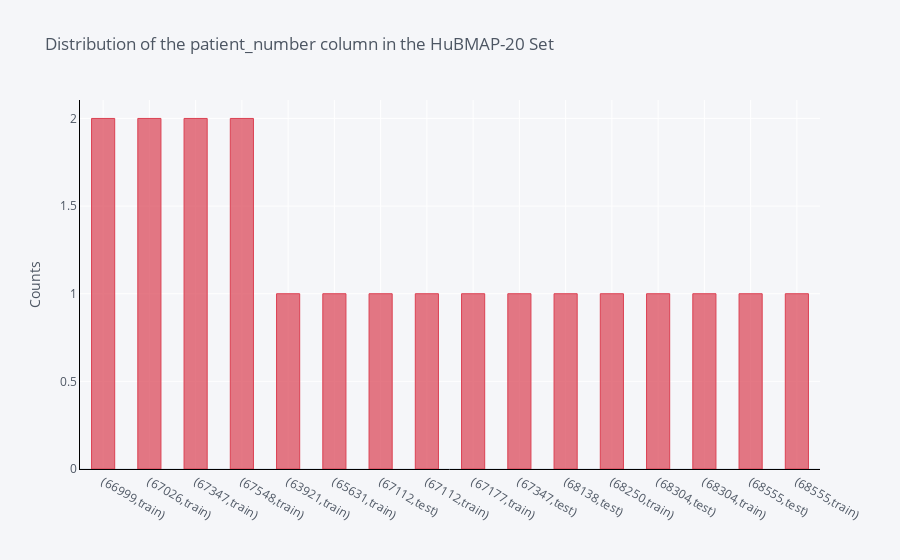

The code cell stored with this chart in its notebook:
### Code cell
hubmap_df[['patient_number','split']].value_counts().iplot(kind='bar',
                                              yTitle='Counts', 
                                              linecolor='black', 
                                              opacity=0.7,
                                              color='red',
                                              theme='pearl',
                                              bargap=0.5,
                                              gridcolor='white',
                                              title='Distribution of the patient_number column in the HuBMAP-20 Set')

### Figure 1 — Plotly figure (JSON) as saved in the notebook; plotly's stock layout.template omitted (floating-point values rounded to 4 significant figures)
{"data": [{"marker": {"color": "rgba(219, 64, 82, 0.7)", "line": {"color": "rgba(219, 64, 82, 1.0)", "width": 1}}, "name": "None", "orientation": "v", "text": "", "type": "bar", "x": ["(66999,train)", "(67026,train)", "(67347,train)", "(67548,train)", "(63921,train)", "(65631,train)", "(67112,test)", "(67112,train)", "(67177,train)", "(67347,test)", "(68138,test)", "(68250,train)", "(68304,test)", "(68304,train)", "(68555,test)", "(68555,train)"], "y": [2, 2, 2, 2, 1, 1, 1, 1, 1, 1, 1, 1, 1, 1, 1, 1]}], "layout": {"bargap": 0.5, "legend": {"bgcolor": "#F5F6F9", "font": {"color": "#4D5663"}}, "paper_bgcolor": "#F5F6F9", "plot_bgcolor": "#F5F6F9", "title": {"font": {"color": "#4D5663"}, "text": "Distribution of the patient_number column in the HuBMAP-20 Set"}, "xaxis": {"gridcolor": "white", "linecolor": "black", "showgrid": true, "tickfont": {"color": "#4D5663"}, "title": {"font": {"color": "#4D5663"}, "text": ""}, "zerolinecolor": "#E1E5ED"}, "yaxis": {"gridcolor": "white", "linecolor": "black", "showgrid": true, "tickfont": {"color": "#4D5663"}, "title": {"font": {"color": "#4D5663"}, "text": "Counts"}, "zerolinecolor": "#E1E5ED"}}}
